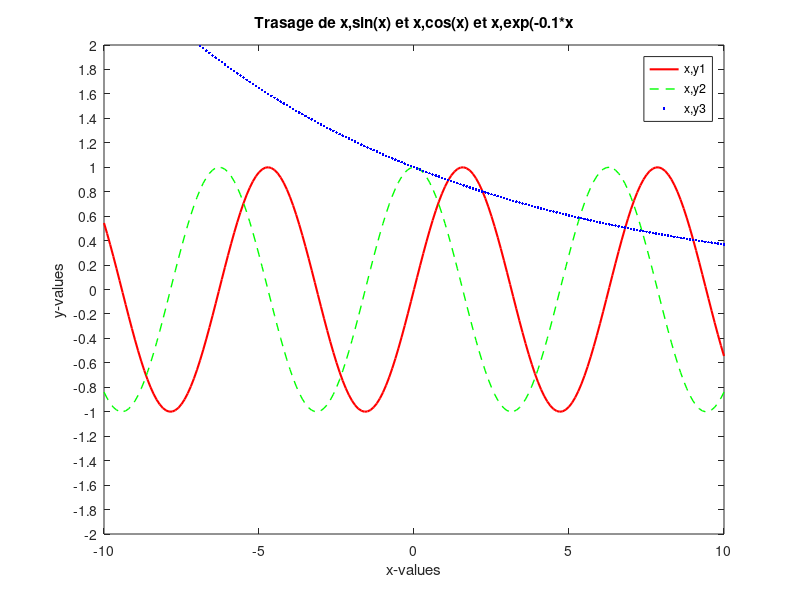

Recreate this plot in MATLAB.
x=-10:0.1:10;
y1=sin(x);
y2=cos(x);
y3=exp(-0.1*x);

plot(x,y1,'r',"LineWidth",1.5)
hold on
plot(x,y2,'--g',"LineWidth",1)
plot(x,y3,'.b',"LineWidth",2)
ylim([-2 2])
yticks(-2:.2:2)
title('Trasage de x,sin(x) et x,cos(x) et x,exp(-0.1*x')
xlabel('x-values')
ylabel('y-values')
legend('x,y1','x,y2','x,y3','Location','best')
hold off